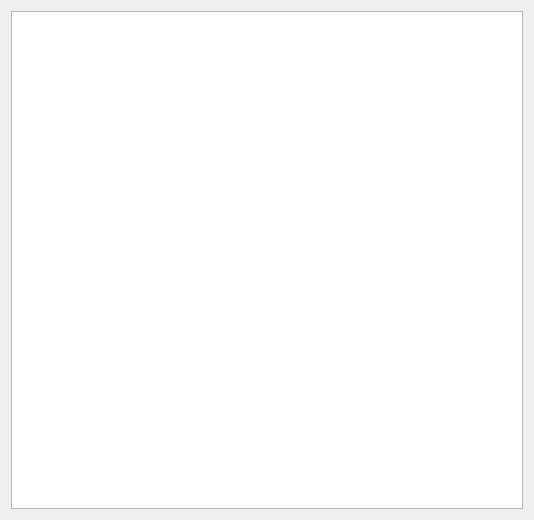
<?xml version="1.0" encoding="UTF-8"?>
<ui version="4.0">
 <class>SingleLogDisplay</class>
 <widget class="QWidget" name="SingleLogDisplay">
  <property name="geometry">
   <rect>
    <x>0</x>
    <y>0</y>
    <width>534</width>
    <height>520</height>
   </rect>
  </property>
  <property name="sizePolicy">
   <sizepolicy hsizetype="Expanding" vsizetype="Expanding">
    <horstretch>2</horstretch>
    <verstretch>2</verstretch>
   </sizepolicy>
  </property>
  <property name="contextMenuPolicy">
   <enum>Qt::ActionsContextMenu</enum>
  </property>
  <property name="windowTitle">
   <string>Form</string>
  </property>
  <layout class="QVBoxLayout" name="verticalLayout">
   <item>
    <widget class="QPlainTextEdit" name="display">
     <property name="sizePolicy">
      <sizepolicy hsizetype="Expanding" vsizetype="Expanding">
       <horstretch>2</horstretch>
       <verstretch>2</verstretch>
      </sizepolicy>
     </property>
     <property name="contextMenuPolicy">
      <enum>Qt::NoContextMenu</enum>
     </property>
     <property name="acceptDrops">
      <bool>false</bool>
     </property>
    </widget>
   </item>
  </layout>
 </widget>
 <resources/>
 <connections/>
</ui>
